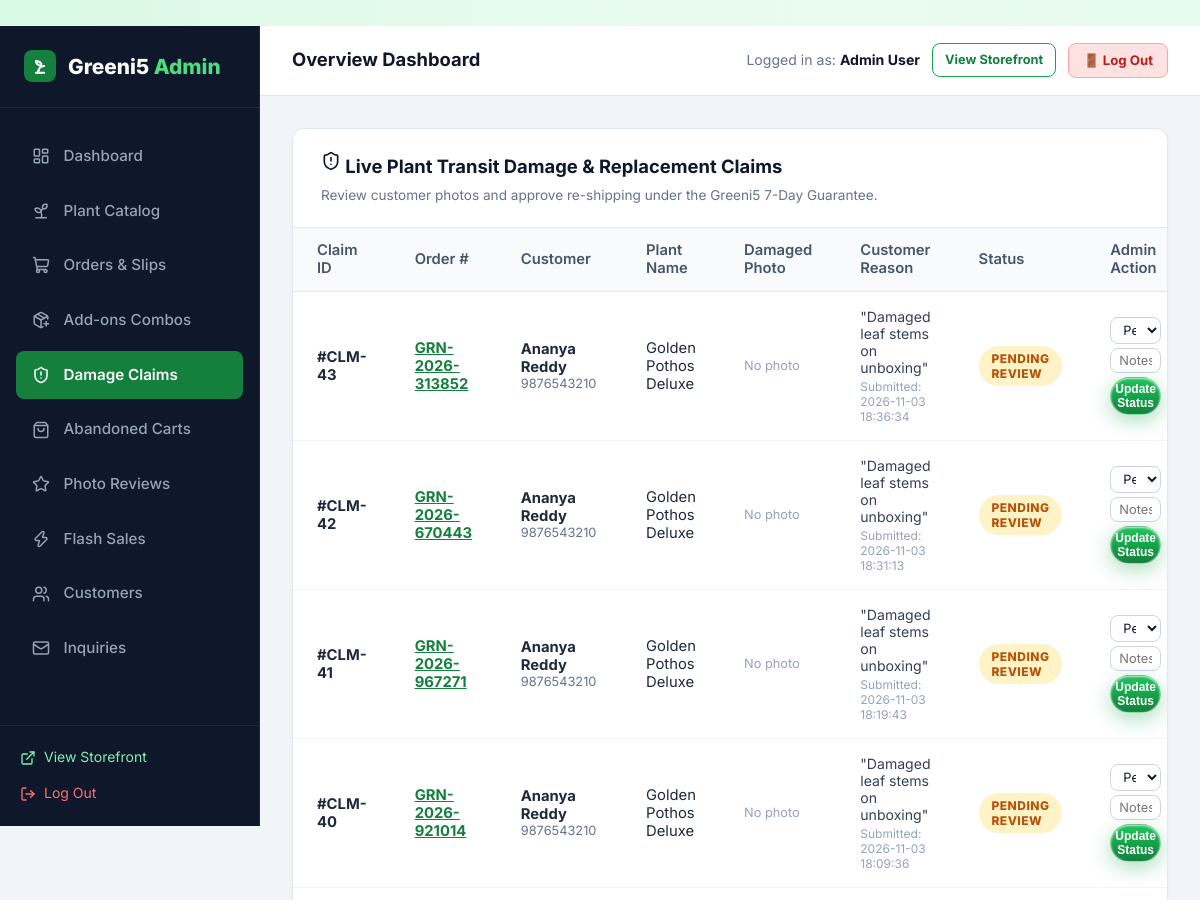
/admin/replacements (signed in, upper part), run on an earlier commit of the app's database.
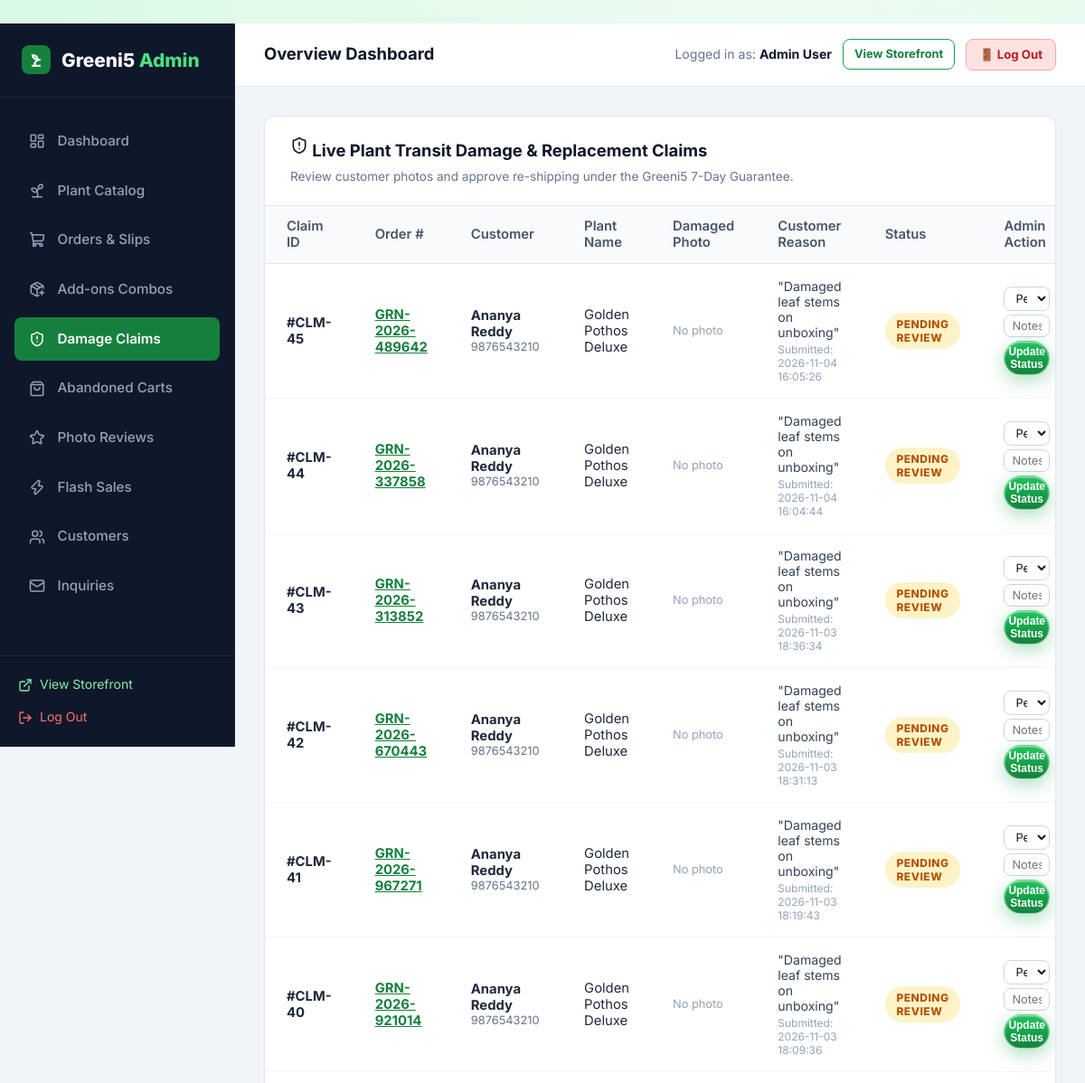
And on a later commit of the database.
### tables this page shows
CREATE TABLE replacement_claims (
        id INTEGER PRIMARY KEY AUTOINCREMENT,
        order_id INTEGER NOT NULL,
        user_id INTEGER,
        plant_name TEXT NOT NULL,
        reason TEXT NOT NULL,
        photo_url TEXT NOT NULL,
        status TEXT DEFAULT 'Pending',
        admin_notes TEXT,
        created_at TIMESTAMP DEFAULT CURRENT_TIMESTAMP,
        resolved_at TIMESTAMP,
        FOREIGN KEY (order_id) REFERENCES orders(id) ON DELETE CASCADE,
        FOREIGN KEY (user_id) REFERENCES users(id) ON DELETE SET NULL
    );

CREATE TABLE orders (
    id INTEGER PRIMARY KEY AUTOINCREMENT,
    order_number TEXT UNIQUE NOT NULL,
    user_id INTEGER,
    customer_name TEXT NOT NULL,
    customer_email TEXT NOT NULL,
    customer_phone TEXT NOT NULL,
    shipping_address TEXT NOT NULL,
    city TEXT NOT NULL,
    state TEXT NOT NULL,
    pincode TEXT NOT NULL,
    payment_method TEXT NOT NULL DEFAULT 'COD',
    payment_status TEXT NOT NULL DEFAULT 'Pending',
    order_status TEXT NOT NULL DEFAULT 'Pending',
    total_amount REAL NOT NULL,
    notes TEXT,
    created_at TIMESTAMP DEFAULT CURRENT_TIMESTAMP, courier_name TEXT DEFAULT '', tracking_number TEXT DEFAULT '', tracking_url TEXT DEFAULT '', invoice_number TEXT DEFAULT '', is_gift INTEGER DEFAULT 0, gift_recipient_name TEXT DEFAULT '', gift_message TEXT DEFAULT '', gift_wrap_fee REAL DEFAULT 0.0,
    FOREIGN KEY (user_id) REFERENCES users(id) ON DELETE SET NULL
);

### app.py (the view)
@app.route('/admin/replacements')
@admin_required
def admin_replacements():
    claims = query_db('''
        SELECT rc.*, o.order_number, o.customer_name, o.customer_phone
        FROM replacement_claims rc
        JOIN orders o ON rc.order_id = o.id
        ORDER BY rc.id DESC
    ''')
    return render_template('admin/replacements.html', claims=claims)

### app.py (called while the page is built)
@app.after_request
def add_cache_control_headers(response):
    if response.content_type and 'text/html' in response.content_type:
        response.headers['Cache-Control'] = 'no-cache, no-store, must-revalidate, max-age=0'
        response.headers['Pragma'] = 'no-cache'
        response.headers['Expires'] = '0'
    return response

def admin_required(f):
    @wraps(f)
    def decorated_function(*args, **kwargs):
        if 'user_id' not in session:
            flash('Admin authentication required.', 'warning')
            return redirect(url_for('login', next=request.full_path.rstrip('?')))
        user = query_db('SELECT role FROM users WHERE id = ?', (session['user_id'],), one=True)
        if not user or user['role'] != 'admin':
            flash('Access denied. Administrator privileges required.', 'danger')
            return redirect(url_for('index'))
        return f(*args, **kwargs)
    return decorated_function

### database.py (called while the page is built)
def get_db():
    db = getattr(g, '_database', None)
    if db is None:
        db = g._database = sqlite3.connect(DATABASE)
        db.row_factory = sqlite3.Row
        db.execute('PRAGMA foreign_keys = ON;')
    return db

### templates/admin/replacements.html (shortened to what this page needs)
﻿{% extends "admin/base_admin.html" %}
{% block admin_content %}
<div class="admin-card">
  <div class="admin-card-header">
    <div>
      <h3 class="admin-card-title"><i data-lucide="shield-alert" style="width: 20px;"></i> Live Plant Transit Damage & Replacement Claims</h3>
      <p style="font-size: 0.85rem; color: #64748b; margin-top: 4px;">Review customer photos and approve re-shipping under the Greeni5 7-Day Guarantee.</p>
    </div>
  </div>
  <div class="table-responsive">
    <table class="admin-table">
      <thead>
        <tr>
          <th>Claim ID</th>
          <th>Order #</th>
          <th>Customer</th>
          <th>Plant Name</th>
          <th>Damaged Photo</th>
          <th>Customer Reason</th>
          <th>Status</th>
          <th>Admin Action</th>
        </tr>
      </thead>
      <tbody>
        {% for claim in claims %}
        <tr>
          <td><strong>#CLM-{{ claim.id }}</strong></td>
          <td>
            <a href="{{ url_for('admin_orders') }}?search={{ claim.order_number }}" style="color: #15803d; font-weight: 700; text-decoration: underline;">
              {{ claim.order_number }}
            </a>
          </td>
          <td>
            <div><strong>{{ claim.customer_name }}</strong></div>
            <div style="font-size: 0.8rem; color: #64748b;">{{ claim.customer_phone }}</div>
          </td>
          <td>{{ claim.plant_name }}</td>
          <td>
            {% if claim.photo_url %}
              <a href="{{ claim.photo_url }}" target="_blank" title="Click to open full photo">
                <img src="{{ claim.photo_url }}" alt="Damaged plant" style="width: 60px; height: 60px; border-radius: 8px; object-fit: cover; border: 2px solid #ef4444;">
              </a>
            {% else %}
              <span style="color: #94a3b8; font-size: 0.8rem;">No photo</span>
            {% endif %}
          </td>
          <td style="font-size: 0.88rem; color: #334155; max-width: 240px;">
            "{{ claim.reason }}"
            <div style="font-size: 0.75rem; color: #94a3b8; margin-top: 3px;">Submitted: {{ claim.created_at }}</div>
          </td>
          <td>
            {% if claim.status == 'Pending' %}
              <span class="badge badge-pending">Pending Review</span>
            {% elif claim.status == 'Approved' %}
              <span class="badge badge-accepted">Approved</span>
            {% elif claim.status == 'Reshipped' %}
              <span class="badge badge-shipped">Re-Shipped</span>
            {% else %}
              <span class="badge badge-rejected">Rejected</span>
            {% endif %}
          </td>
          <td>
            <form action="{{ url_for('admin_claim_status_update', claim_id=claim.id) }}" method="POST" style="display: flex; flex-direction: column; gap: 4px;">
              <select name="status" class="form-control" style="font-size: 0.8rem; padding: 4px 8px;">
                <option value="Pending" {% if claim.status == 'Pending' %}selected{% endif %}>Pending</option>
              </select>
              <input type="text" name="admin_notes" value="{{ claim.admin_notes or '' }}" placeholder="Notes / New AWB..." class="form-control" style="font-size: 0.8rem; padding: 4px 8px;">
              <button type="submit" class="btn btn-primary btn-sm" style="font-size: 0.75rem; padding: 4px;">Update Status</button>
            </form>
          </td>
        </tr>
        {% endfor %}
      </tbody>
    </table>
  </div>
</div>
{% endblock %}

What changed in the data, as far as the page shows it:
added replacement_claims: id "45", order_number "GRN-2026-489642", customer_name "Ananya Reddy", customer_phone "9876543210", plant_name "Golden Pothos Deluxe", photo_url "No photo", reason "Damaged leaf stems on unboxing", created_at "2026-11-04 16:05:26", shows "PENDING REVIEW", status "Pending"
added replacement_claims: id "44", order_number "GRN-2026-337858", customer_name "Ananya Reddy", customer_phone "9876543210", plant_name "Golden Pothos Deluxe", photo_url "No photo", reason "Damaged leaf stems on unboxing", created_at "2026-11-04 16:04:44", shows "PENDING REVIEW", status "Pending"
